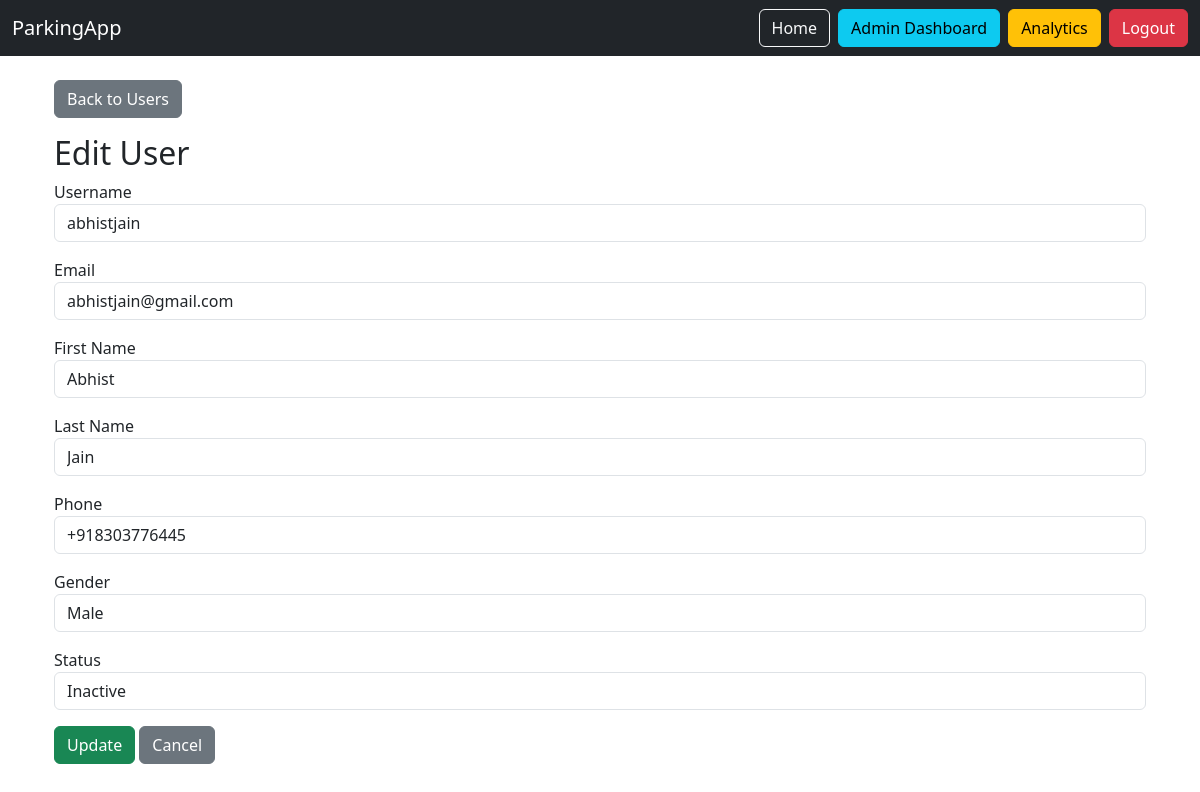
Before: /admin/users/6/edit (signed in) with the older database file.
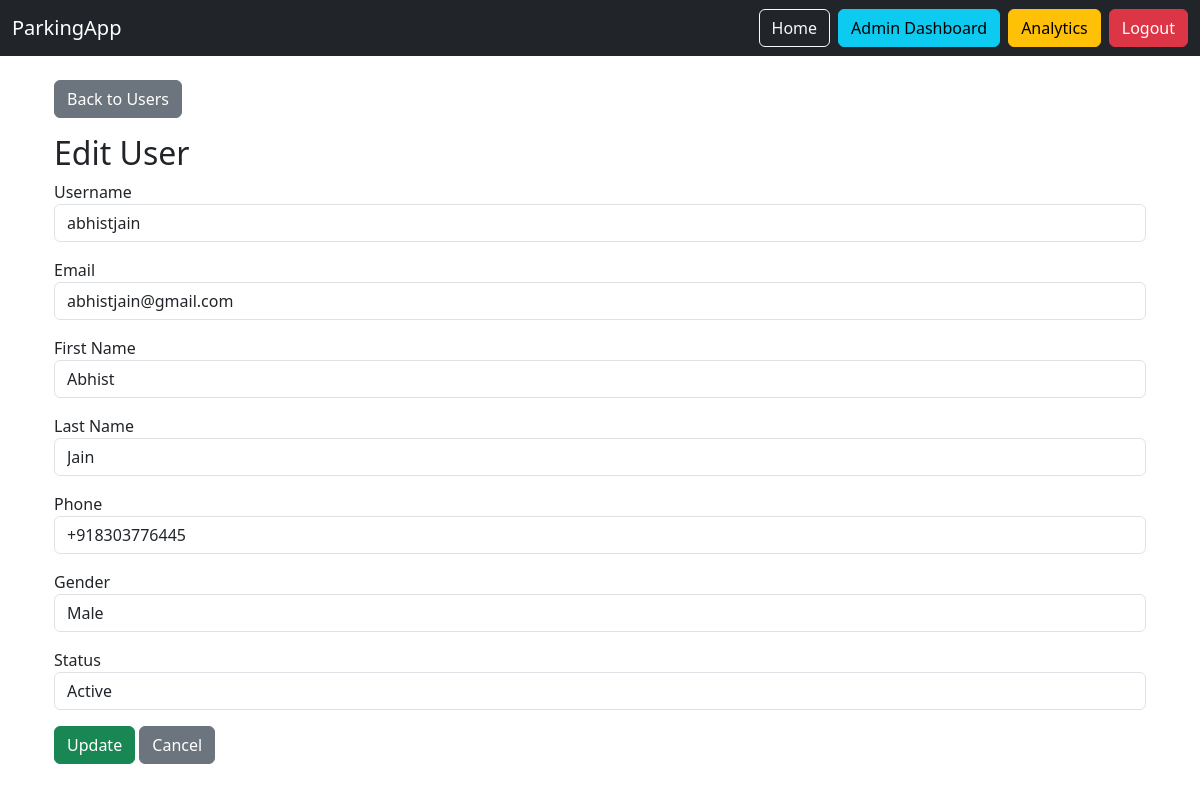
After: the same page with the newer database file.
### app/models/user.py (models this page shows, shortened)
class User(BaseModel):
    __tablename__ = "users"
    username = db.Column(db.String(80), unique=True, nullable=False, index=True)
    email = db.Column(db.String(150), unique=True, nullable=False, index=True)
    phone = db.Column(db.String(20), nullable=False, unique=True)
    password_hash = db.Column(db.String(200), nullable=False)
    first_name = db.Column(db.String(50), nullable=False)
    last_name = db.Column(db.String(50), nullable=False)
    gender = db.Column(db.Enum(GenderEnum), nullable=False, default=GenderEnum.OTHER)
    status = db.Column(db.Enum(UserStatus), default=UserStatus.PENDING, nullable=False)
    user_roles = db.relationship('UserRole', back_populates='user', cascade='all, delete-orphan')
    reservations = db.relationship('Reservation', back_populates='user')

### app/routes/admin.py (the view, shortened to what this page needs)
@admin_bp.route('/users/<int:user_id>/edit', methods=['GET', 'POST'])
@require_permission(PermissionType.MANAGE_USERS.value)
@refresh_db_session
def edit_user(user_id):
    user = User.query.get_or_404(user_id)
    return render_template('admin/users/edit.html', user=user)

### app/routes/admin.py (called while the page is built)
def refresh_db_session(func):
    @wraps(func)
    def wrapper(*args, **kwargs):
        db.session.expire_all()  # clears SQLAlchemy cache
        return func(*args, **kwargs)
    return wrapper

### app/templates/admin/users/edit.html (shortened to what this page needs)
{% extends 'base.html' %}
{% block content %}
<div class="container mt-4">
  <a href="{{ url_for('admin.manage_users') }}" class="btn btn-secondary mb-3">Back to Users</a>
  <h2>Edit User</h2>
  <form method="post">
    <div class="form-group mb-3">
      <label for="username">Username</label>
      <input type="text" class="form-control" name="username" id="username" value="{{ user.username }}" required>
    </div>
    <div class="form-group mb-3">
      <label for="email">Email</label>
      <input type="email" class="form-control" name="email" id="email" value="{{ user.email }}" required>
    </div>
    <div class="form-group mb-3">
      <label for="first_name">First Name</label>
      <input type="text" class="form-control" name="first_name" id="first_name" value="{{ user.first_name or '' }}">
    </div>
    <div class="form-group mb-3">
      <label for="last_name">Last Name</label>
      <input type="text" class="form-control" name="last_name" id="last_name" value="{{ user.last_name or '' }}">
    </div>
    <div class="form-group mb-3">
      <label for="phone">Phone</label>
      <input type="text" class="form-control" name="phone" id="phone" value="{{ user.phone or '' }}">
    </div>
    <div class="form-group mb-3">
      <label for="gender">Gender</label>
      <select class="form-control" name="gender" id="gender">
        <option value="male" {% if user.gender and user.gender.value == 'male' %}selected{% endif %}>Male</option>
      </select>
    </div>
    <div class="form-group mb-3">
      <label for="status">Status</label>
      <select class="form-control" name="status" id="status">
        <option value="active" {% if user.status and user.status.value == 'active' %}selected{% endif %}>Active</option>
        <option value="inactive" {% if user.status and user.status.value == 'inactive' %}selected{% endif %}>Inactive</option>
      </select>
    </div>
    <button type="submit" class="btn btn-success">Update</button>
    <a href="{{ url_for('admin.manage_users') }}" class="btn btn-secondary">Cancel</a>
  </form>
</div>
{% endblock %}

Changed rows visible on the page:
changed User "abhistjain": status "Inactive" → "Active"
